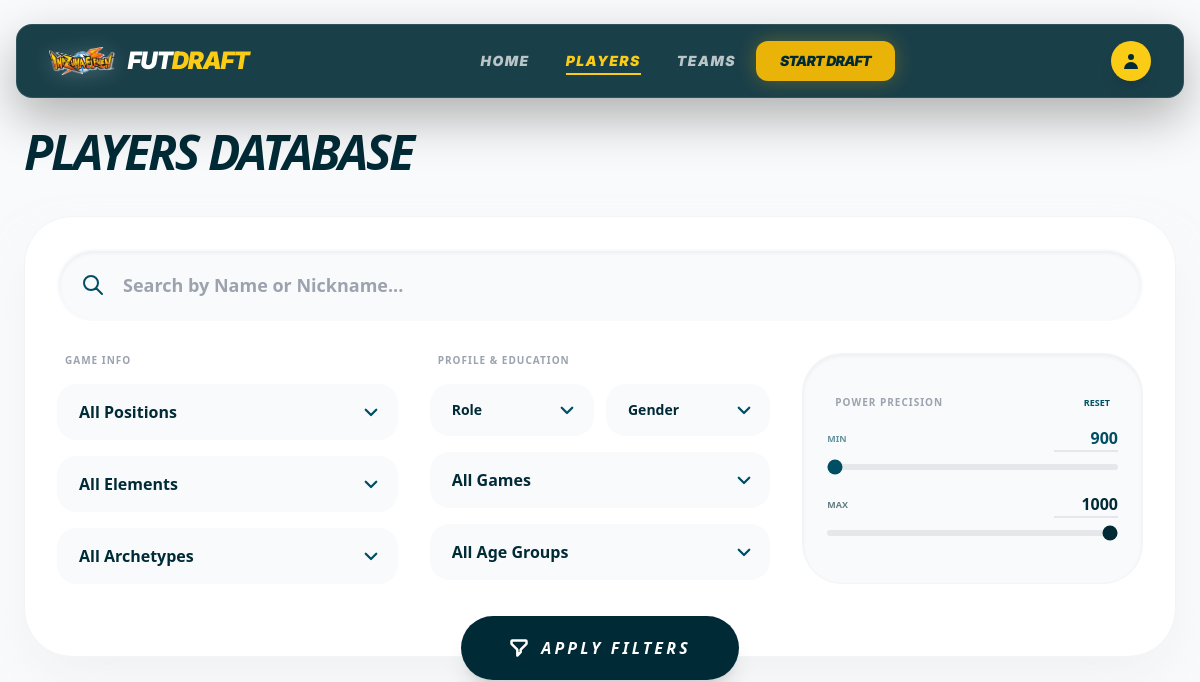
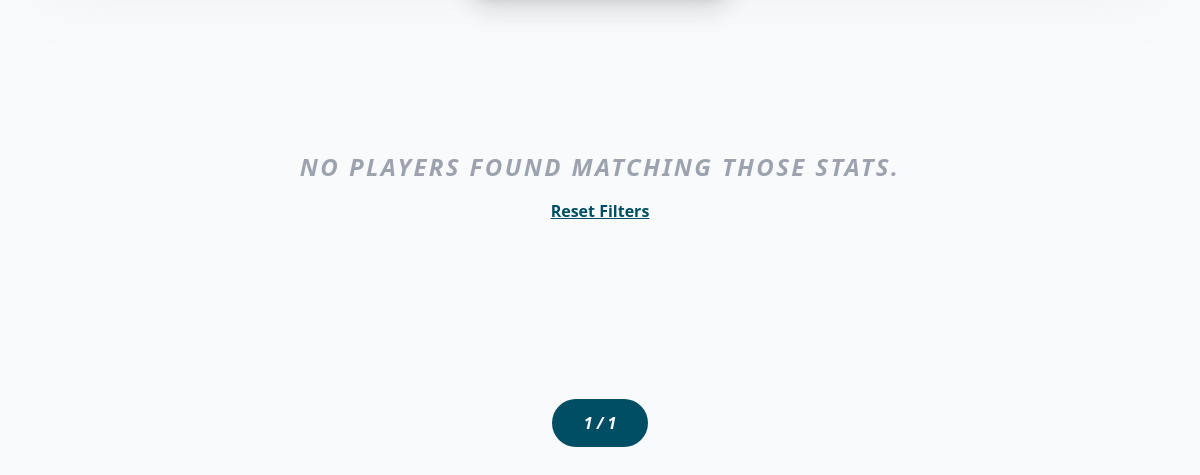
Page /players/ on the earlier database version (2 pictures, top to bottom).
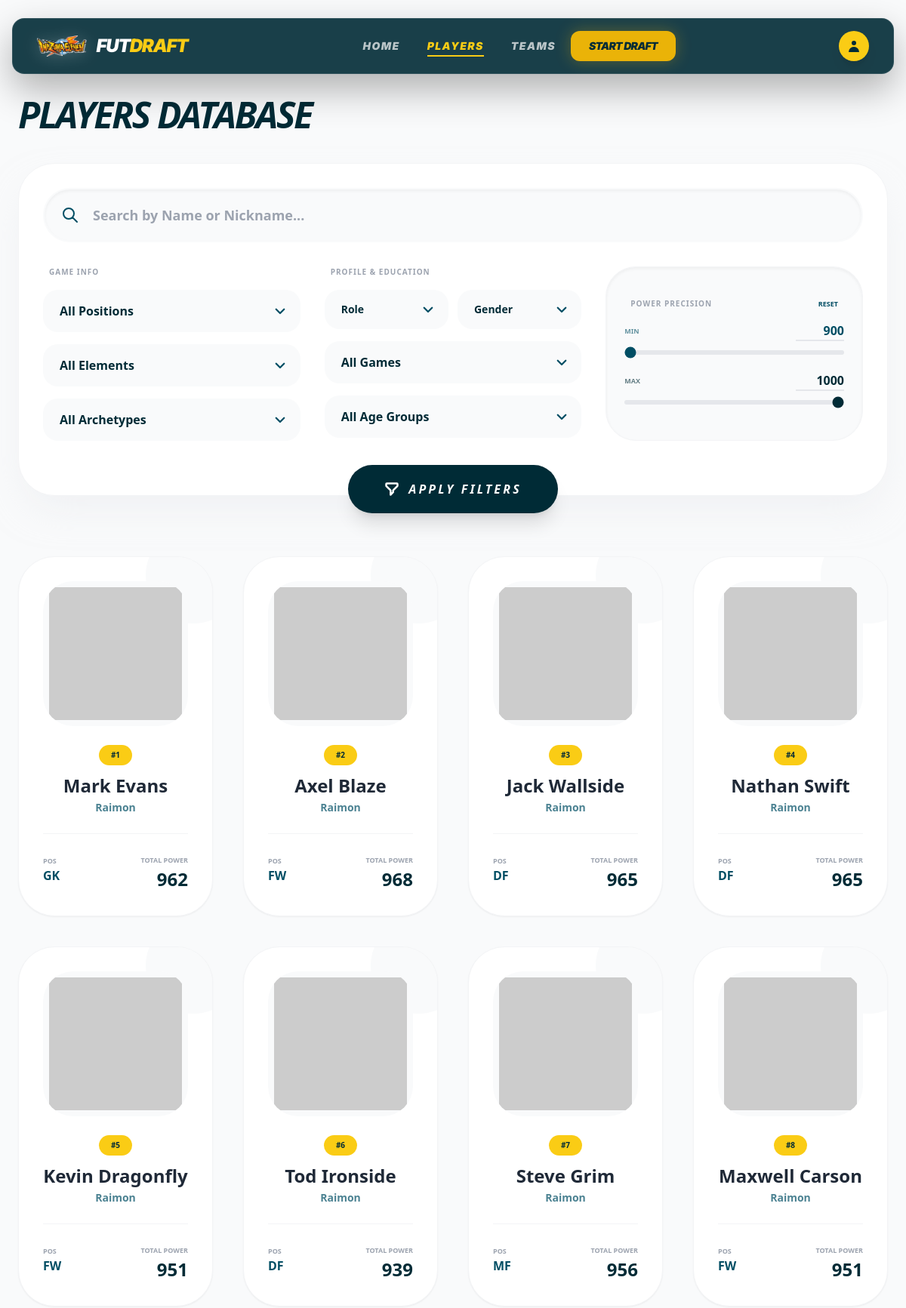
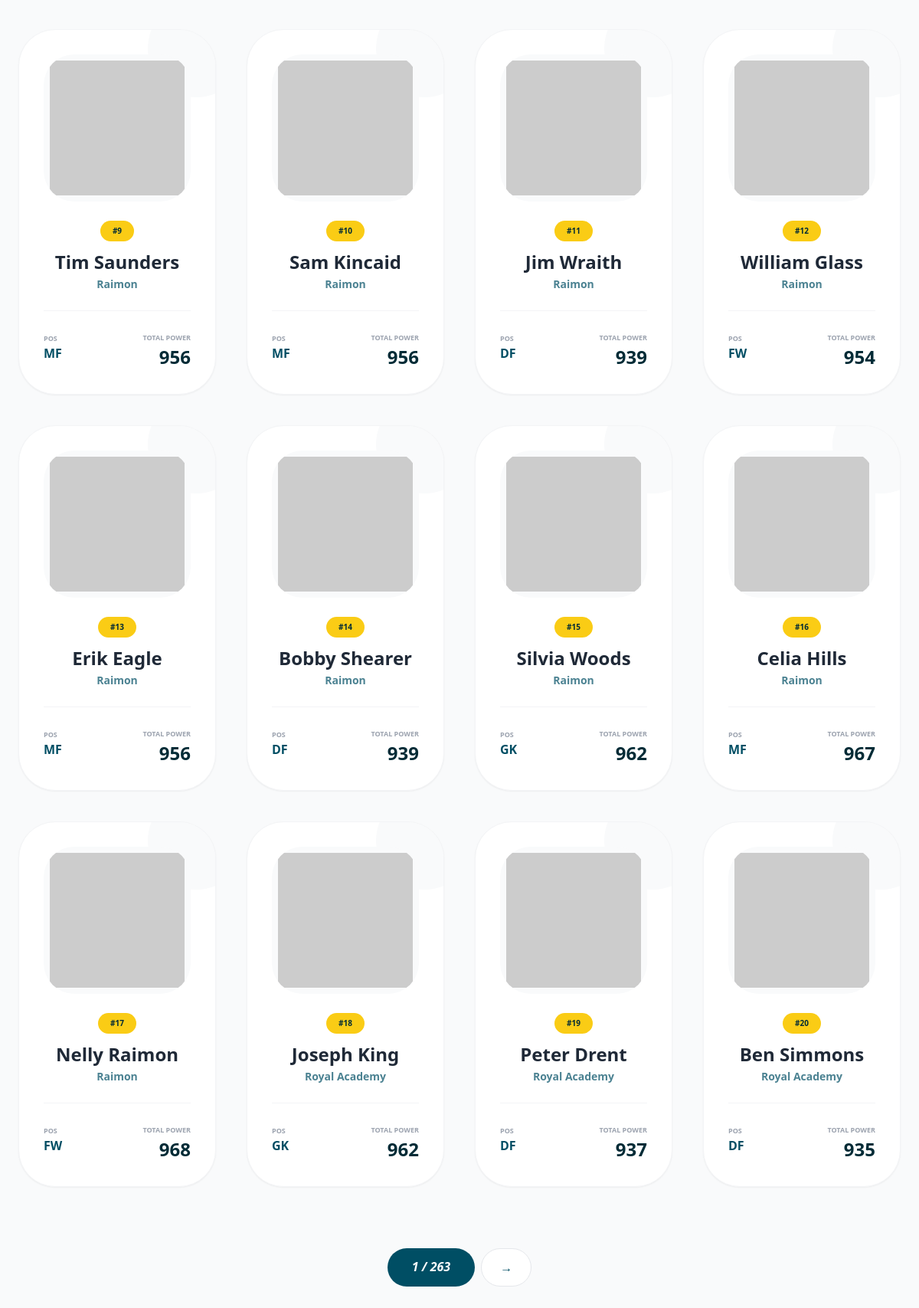
Same page on the later database version (2 pictures, top to bottom).
### myapp/models.py (models this page shows)
class Players(models.Model):
    image = models.URLField()
    name = models.CharField(max_length=200)
    nickname = models.CharField(max_length=200)
    game = models.CharField(max_length=200)
    archetype = models.CharField(max_length=200)
    position = models.CharField(max_length=200)
    element = models.CharField(max_length=200)
    team = models.ForeignKey(Teams, on_delete=models.CASCADE)
    power = models.IntegerField()
    control = models.IntegerField()
    technique = models.IntegerField()
    pressure = models.IntegerField(default=0)
    physical = models.IntegerField()
    agility = models.IntegerField()
    intelligence = models.IntegerField(default=0)
    total = models.IntegerField()
    age_group = models.CharField(max_length=200)
    school_year = models.CharField(max_length=200)
    gender = models.CharField(max_length=200)
    role = models.CharField(max_length=200)

class Teams(models.Model):
    image = models.URLField()
    name = models.CharField(max_length=200)

### myapp/views.py (the view)
# urls.py: path('players/', views.players_list, name='players_list'),
def players_list(request):
    players = Players.objects.select_related('team').all()
    search      = request.GET.get('search', '').strip()
    pos         = request.GET.get('position', '')
    element     = request.GET.get('element', '')
    archetype   = request.GET.get('archetype', '')
    gender      = request.GET.get('gender', '')
    role        = request.GET.get('role', '')
    age_group   = request.GET.get('age_group', '')
    school_year = request.GET.get('school_year', '')
    min_total   = request.GET.get('min_total', '0')
    game        = request.GET.get('game', '')
    if search:
        players = players.filter(
            Q(name__icontains=search) | Q(nickname__icontains=search)
        )
    if pos:         players = players.filter(position=pos)
    if element:     players = players.filter(element=element)
    if archetype:   players = players.filter(archetype=archetype)
    if gender:      players = players.filter(gender=gender)
    if role:        players = players.filter(role=role)
    if age_group:   players = players.filter(age_group=age_group)
    if school_year: players = players.filter(school_year=school_year)
    if game:        players = players.filter(game=game)
    if min_total.isdigit() and int(min_total) > 0:
        players = players.filter(total__gte=int(min_total))
    paginator = Paginator(players, 20)
    page_obj  = paginator.get_page(request.GET.get('page', 1))
    return render(request, 'myapp/players.html', {'players': page_obj})

### templates/myapp/players.html (shortened to what this page needs)
{% extends 'base.html' %}
{% block body %}
<div class="pt-32 pb-12 bg-gray-50 min-h-screen font-sans">
    <div class="max-w-7xl mx-auto px-6">
        <h1 class="text-5xl font-black text-[#002b36] mb-10 uppercase italic tracking-tighter">Players Database</h1>
        <form method="GET" class="mb-20" id="filterForm">
            <div class="bg-white p-8 rounded-[3rem] shadow-2xl shadow-gray-200/50 border border-gray-100 flex flex-col gap-8 transition-all relative">
                <div class="relative group">
                    <div class="absolute inset-y-0 left-0 pl-6 flex items-center pointer-events-none">
                    </div>
                    <input type="text" name="search" placeholder="Search by Name or Nickname..." value="{{ request.GET.search }}"
                        class="w-full pl-16 pr-8 py-5 bg-gray-50 border-2 border-transparent focus:border-[#004e64] focus:bg-white rounded-full outline-none font-bold text-lg text-[#002b36] transition-all shadow-inner">
                </div>
                <div class="grid grid-cols-1 md:grid-cols-2 lg:grid-cols-3 gap-8">
                    <div class="flex flex-col gap-4">
                        <p class="text-[10px] font-black uppercase text-gray-400 tracking-widest px-2">Game Info</p>
                        <select name="position" class="custom-select">
                            <option value="">All Positions</option>
                        </select>
                        <select name="element" class="custom-select">
                            <option value="">All Elements</option>
                        </select>
                        <select name="archetype" class="custom-select">
                            <option value="">All Archetypes</option>
                        </select>
                    </div>
                    <div class="flex flex-col gap-4">
                        <p class="text-[10px] font-black uppercase text-gray-400 tracking-widest px-2">Profile & Education</p>
                        <div class="grid grid-cols-2 gap-3">
                            <select name="role" class="custom-select text-sm">
                                <option value="">Role</option>
                            </select>
                            <select name="gender" class="custom-select text-sm">
                                <option value="">Gender</option>
                            </select>
                        </div>
                        <select name="game" class="custom-select">
                            <option value="">All Games</option>
                        </select>
                        <select name="age_group" class="custom-select">
                            <option value="">All Age Groups</option>
                        </select>
                    </div>
                    <div class="bg-gray-50 p-6 rounded-[2.5rem] border border-gray-100 shadow-inner flex flex-col justify-center gap-4">
                        <div class="flex justify-between items-center px-2">
                            <p class="text-[10px] font-black uppercase text-gray-400 tracking-widest">Power Precision</p>
                            <button type="button" onclick="resetPower()" class="text-[9px] font-bold text-[#004e64] hover:underline uppercase">Reset</button>
                        </div>
                        <div class="space-y-1">
                            <div class="flex justify-between items-center">
                                <span class="text-[9px] font-black text-[#004e64] uppercase opacity-60">Min</span>
                                <input type="number" id="n_min" value="{{ request.GET.min_total|default:'900' }}"
                                    class="w-16 text-right font-black text-[#004e64] bg-transparent outline-none border-b-2 border-gray-200 focus:border-[#004e64]"
                                    oninput="syncInput('min')">
                            </div>
                            <input type="range" name="min_total" id="min_range" min="900" max="1000" step="1"
                                value="{{ request.GET.min_total|default:'900' }}"
                                class="w-full h-1.5 bg-gray-200 rounded-full appearance-none cursor-pointer accent-[#004e64]"
                                oninput="syncSlider('min')">
                        </div>
                        <div class="space-y-1">
                            <div class="flex justify-between items-center">
                                <span class="text-[9px] font-black text-[#002b36] uppercase opacity-60">Max</span>
                                <input type="number" id="n_max" value="{{ request.GET.max_total|default:'1000' }}"
                                    class="w-16 text-right font-black text-[#002b36] bg-transparent outline-none border-b-2 border-gray-200 focus:border-[#002b36]"
                                    oninput="syncInput('max')">
                            </div>
                            <input type="range" name="max_total" id="max_range" min="900" max="1000" step="1"
                                value="{{ request.GET.max_total|default:'1000' }}"
                                class="w-full h-1.5 bg-gray-200 rounded-full appearance-none cursor-pointer accent-[#002b36]"
                                oninput="syncSlider('max')">
                        </div>
                    </div>
                </div>
                <div class="flex justify-center -mb-14">
                    <button type="submit" class="px-12 py-5 bg-[#002b36] text-white rounded-full font-black uppercase italic tracking-[0.2em] shadow-xl hover:shadow-2xl hover:bg-[#004e64] hover:-translate-y-1 transition-all active:scale-95 flex items-center gap-3">
                        <svg class="w-5 h-5" fill="none" stroke="currentColor" viewBox="0 0 24 24">
                            <path stroke-linecap="round" stroke-linejoin="round" stroke-width="3" d="M3 4a1 1 0 011-1h16a1 1 0 011 1v2.586a1 1 0 01-.293.707l-6.414 6.414a1 1 0 00-.293.707V17l-4 4v-6.586a1 1 0 00-.293-.707L3.293 7.293A1 1 0 013 6.586V4z" />
                        </svg>
                        Apply Filters
                    </button>
                </div>
            </div>
        </form>
        <div class="grid grid-cols-1 sm:grid-cols-2 lg:grid-cols-4 gap-10">
            {% for p in players %}
            <a href="{% url 'player_detail' p.id %}" class="block group">
                <div class="bg-white rounded-[3rem] p-8 shadow-sm border border-gray-100 group-hover:shadow-2xl transition-all duration-500 transform group-hover:-translate-y-3 h-full relative overflow-hidden">
                    <div class="bg-gray-50 rounded-[2.5rem] mb-6 overflow-hidden aspect-square flex items-center justify-center relative z-10">
                        <img src="{{ p.image }}" loading="lazy"
                             onerror="this.src='https://via.placeholder.com/300x300?text={{ p.nickname }}';"
                             class="h-44 object-contain group-hover:scale-110 transition-transform duration-700">
                    </div>
                    <div class="relative z-10 text-center">
                        <span class="text-[10px] font-black bg-yellow-400 text-[#002b36] px-4 py-1.5 rounded-full uppercase mb-3 inline-block">#{{ p.id }}</span>
                        <h3 class="text-2xl font-black text-gray-800 group-hover:text-[#004e64] transition-colors leading-tight mb-1">{{ p.name }}</h3>
                        <p class="text-[#004e64] font-bold text-sm mb-6 opacity-70">{{ p.team.name }}</p>
                        <div class="flex justify-between items-center border-t border-gray-100 pt-5">
                            <div class="flex flex-col text-left">
                                <span class="text-[9px] font-bold text-gray-400 uppercase">Pos</span>
                                <span class="font-black text-[#004e64]">{{ p.position }}</span>
                            </div>
                            <div class="text-right">
                                <span class="text-[9px] font-black text-gray-400 uppercase">Total Power</span>
                                <span class="block font-black text-2xl text-[#002b36]">{{ p.total }}</span>
                            </div>
                        </div>
                    </div>
                </div>
            </a>
            {% empty %}
            <div class="col-span-full text-center py-24">
                <p class="text-2xl text-gray-400 font-bold italic uppercase tracking-widest">No players found matching those stats.</p>
                <button onclick="resetPower(); document.getElementById('filterForm').submit();" class="mt-4 text-[#004e64] font-black underline">Reset Filters</button>
            </div>
            {% endfor %}
        </div>
        <div class="flex justify-center gap-2 mt-20">
            <span class="px-8 py-3 rounded-full bg-[#004e64] text-white font-black italic">{{ players.number }} / {{ players.paginator.num_pages }}</span>
            {% if players.has_next %}
                <a href="?page={{ players.next_page_number }}{% for key, value in request.GET.items %}{% if key != 'page' %}&{{ key }}={{ value }}{% endif %}{% endfor %}"
                   class="px-6 py-3 rounded-full bg-white border border-gray-200 font-bold text-[#004e64] hover:bg-gray-50 transition-colors">→</a>
            {% endif %}
        </div>
    </div>
</div>
{% endblock %}

Differences in the rows shown:
added Players: id "1", name "Mark Evans", team.name "Raimon", position "GK", total "962"
added Players: id "2", name "Axel Blaze", team.name "Raimon", position "FW", total "968"
added Players: id "3", name "Jack Wallside", team.name "Raimon", position "DF", total "965"
added Players: id "4", name "Nathan Swift", team.name "Raimon", position "DF", total "965"
added Players: id "5", name "Kevin Dragonfly", team.name "Raimon", position "FW", total "951"
added Players: id "6", name "Tod Ironside", team.name "Raimon", position "DF", total "939"
added Players: id "7", name "Steve Grim", team.name "Raimon", position "MF", total "956"
added Players: id "8", name "Maxwell Carson", team.name "Raimon", position "FW", total "951"
added Players: id "9", name "Tim Saunders", team.name "Raimon", position "MF", total "956"
added Players: id "10", name "Sam Kincaid", team.name "Raimon", position "MF", total "956"
added Players: id "11", name "Jim Wraith", team.name "Raimon", position "DF", total "939"
added Players: id "12", name "William Glass", team.name "Raimon", position "FW", total "954"
added Players: id "13", name "Erik Eagle", team.name "Raimon", position "MF", total "956"
added Players: id "14", name "Bobby Shearer", team.name "Raimon", position "DF", total "939"
added Players: id "15", name "Silvia Woods", team.name "Raimon", position "GK", total "962"
added Players: id "16", name "Celia Hills", team.name "Raimon", position "MF", total "967"
added Players: id "17", name "Nelly Raimon", team.name "Raimon", position "FW", total "968"
added Players: id "18", name "Joseph King", team.name "Royal Academy", position "GK", total "962"
added Players: id "19", name "Peter Drent", team.name "Royal Academy", position "DF", total "937"
added Players: id "20", name "Ben Simmons", team.name "Royal Academy", position "DF", total "935"
Other differences:
{{ players.paginator.num_pages }}: "1" → "263"
text no longer shown: "NO PLAYERS FOUND MATCHING THOSE STATS. Reset Filters"
